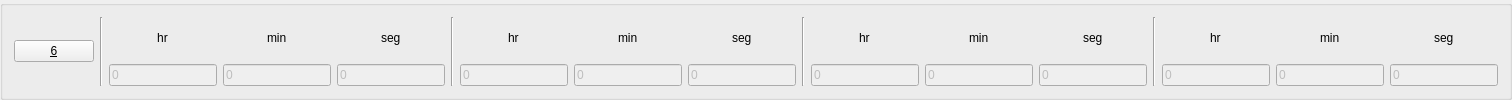
     <widget class="QGroupBox" name="groupBox_6">
      <property name="title">
       <string/>
      </property>
      <layout class="QHBoxLayout" name="horizontalLayout_84">
       <item>
        <layout class="QHBoxLayout" name="horizontalLayout_85">
         <item>
          <widget class="QPushButton" name="valve1_17">
           <property name="sizePolicy">
            <sizepolicy hsizetype="Expanding" vsizetype="Fixed">
             <horstretch>0</horstretch>
             <verstretch>0</verstretch>
            </sizepolicy>
           </property>
           <property name="text">
            <string>&amp;6</string>
           </property>
           <property name="checkable">
            <bool>true</bool>
           </property>
          </widget>
         </item>
         <item>
          <widget class="Line" name="line_63">
           <property name="orientation">
            <enum>Qt::Vertical</enum>
           </property>
          </widget>
         </item>
         <item>
          <layout class="QVBoxLayout" name="verticalLayout_203">
           <item alignment="Qt::AlignHCenter">
            <widget class="QLabel" name="label_207">
             <property name="sizePolicy">
              <sizepolicy hsizetype="Fixed" vsizetype="Preferred">
               <horstretch>0</horstretch>
               <verstretch>0</verstretch>
              </sizepolicy>
             </property>
             <property name="text">
              <string>hr</string>
             </property>
             <property name="alignment">
              <set>Qt::AlignCenter</set>
             </property>
            </widget>
           </item>
           <item>
            <widget class="QLineEdit" name="edit1_delayh_170">
             <property name="enabled">
              <bool>false</bool>
             </property>
             <property name="sizePolicy">
              <sizepolicy hsizetype="Expanding" vsizetype="Fixed">
               <horstretch>0</horstretch>
               <verstretch>0</verstretch>
              </sizepolicy>
             </property>
             <property name="styleSheet">
              <string notr="true"/>
             </property>
             <property name="text">
              <string>0</string>
             </property>
             <property name="placeholderText">
              <string/>
             </property>
            </widget>
           </item>
          </layout>
         </item>
         <item>
          <layout class="QVBoxLayout" name="verticalLayout_204">
           <item alignment="Qt::AlignHCenter">
            <widget class="QLabel" name="label_208">
             <property name="sizePolicy">
              <sizepolicy hsizetype="Fixed" vsizetype="Preferred">
               <horstretch>0</horstretch>
               <verstretch>0</verstretch>
              </sizepolicy>
             </property>
             <property name="text">
              <string>min</string>
             </property>
            </widget>
           </item>
           <item>
            <widget class="QLineEdit" name="edit1_delaym_17">
             <property name="enabled">
              <bool>false</bool>
             </property>
             <property name="text">
              <string>0</string>
             </property>
            </widget>
           </item>
          </layout>
         </item>
         <item>
          <layout class="QVBoxLayout" name="verticalLayout_205">
           <item alignment="Qt::AlignHCenter">
            <widget class="QLabel" name="label_209">
             <property name="sizePolicy">
              <sizepolicy hsizetype="Preferred" vsizetype="Preferred">
               <horstretch>0</horstretch>
               <verstretch>0</verstretch>
              </sizepolicy>
             </property>
             <property name="text">
              <string>seg</string>
             </property>
            </widget>
           </item>
           <item>
            <widget class="QLineEdit" name="edit1_delays_17">
             <property name="enabled">
              <bool>false</bool>
             </property>
             <property name="text">
              <string>0</string>
             </property>
            </widget>
           </item>
          </layout>
         </item>
        </layout>
       </item>
       <item>
        <widget class="Line" name="line_64">
         <property name="orientation">
          <enum>Qt::Vertical</enum>
         </property>
        </widget>
       </item>
       <item>
        <layout class="QHBoxLayout" name="horizontalLayout_86">
         <item>
          <layout class="QVBoxLayout" name="verticalLayout_206">
           <item alignment="Qt::AlignHCenter">
            <widget class="QLabel" name="label_210">
             <property name="sizePolicy">
              <sizepolicy hsizetype="Fixed" vsizetype="Preferred">
               <horstretch>0</horstretch>
               <verstretch>0</verstretch>
              </sizepolicy>
             </property>
             <property name="text">
              <string>hr</string>
             </property>
            </widget>
           </item>
           <item>
            <widget class="QLineEdit" name="edit1_delayh_171">
             <property name="enabled">
              <bool>false</bool>
             </property>
             <property name="sizePolicy">
              <sizepolicy hsizetype="Expanding" vsizetype="Fixed">
               <horstretch>0</horstretch>
               <verstretch>0</verstretch>
              </sizepolicy>
             </property>
             <property name="styleSheet">
              <string notr="true"/>
             </property>
             <property name="text">
              <string>0</string>
             </property>
             <property name="placeholderText">
              <string/>
             </property>
            </widget>
           </item>
          </layout>
         </item>
         <item>
          <layout class="QVBoxLayout" name="verticalLayout_207">
           <item alignment="Qt::AlignHCenter">
            <widget class="QLabel" name="label_211">
             <property name="sizePolicy">
              <sizepolicy hsizetype="Fixed" vsizetype="Preferred">
               <horstretch>0</horstretch>
               <verstretch>0</verstretch>
              </sizepolicy>
             </property>
             <property name="text">
              <string>min</string>
             </property>
            </widget>
           </item>
           <item>
            <widget class="QLineEdit" name="edit1_delayh_172">
             <property name="enabled">
              <bool>false</bool>
             </property>
             <property name="sizePolicy">
              <sizepolicy hsizetype="Expanding" vsizetype="Fixed">
               <horstretch>0</horstretch>
               <verstretch>0</verstretch>
              </sizepolicy>
             </property>
             <property name="styleSheet">
              <string notr="true"/>
             </property>
             <property name="text">
              <string>0</string>
             </property>
             <property name="placeholderText">
              <string/>
             </property>
            </widget>
           </item>
          </layout>
         </item>
         <item>
          <layout class="QVBoxLayout" name="verticalLayout_208">
           <item alignment="Qt::AlignHCenter">
            <widget class="QLabel" name="label_212">
             <property name="sizePolicy">
              <sizepolicy hsizetype="Fixed" vsizetype="Preferred">
               <horstretch>0</horstretch>
               <verstretch>0</verstretch>
              </sizepolicy>
             </property>
             <property name="text">
              <string>seg</string>
             </property>
            </widget>
           </item>
           <item>
            <widget class="QLineEdit" name="edit1_delayh_173">
             <property name="enabled">
              <bool>false</bool>
             </property>
             <property name="sizePolicy">
              <sizepolicy hsizetype="Expanding" vsizetype="Fixed">
               <horstretch>0</horstretch>
               <verstretch>0</verstretch>
              </sizepolicy>
             </property>
             <property name="styleSheet">
              <string notr="true"/>
             </property>
             <property name="text">
              <string>0</string>
             </property>
             <property name="placeholderText">
              <string/>
             </property>
            </widget>
           </item>
          </layout>
         </item>
        </layout>
       </item>
       <item>
        <widget class="Line" name="line_65">
         <property name="orientation">
          <enum>Qt::Vertical</enum>
         </property>
        </widget>
       </item>
       <item>
        <layout class="QHBoxLayout" name="horizontalLayout_87">
         <item>
          <layout class="QVBoxLayout" name="verticalLayout_209">
           <item alignment="Qt::AlignHCenter">
            <widget class="QLabel" name="label_213">
             <property name="sizePolicy">
              <sizepolicy hsizetype="Fixed" vsizetype="Preferred">
               <horstretch>0</horstretch>
               <verstretch>0</verstretch>
              </sizepolicy>
             </property>
             <property name="text">
              <string>hr</string>
             </property>
            </widget>
           </item>
           <item>
            <widget class="QLineEdit" name="edit1_delayh_174">
             <property name="enabled">
              <bool>false</bool>
             </property>
             <property name="sizePolicy">
              <sizepolicy hsizetype="Expanding" vsizetype="Fixed">
               <horstretch>0</horstretch>
               <verstretch>0</verstretch>
              </sizepolicy>
             </property>
             <property name="styleSheet">
              <string notr="true"/>
             </property>
             <property name="text">
              <string>0</string>
             </property>
             <property name="placeholderText">
              <string/>
             </property>
            </widget>
           </item>
          </layout>
         </item>
         <item>
          <layout class="QVBoxLayout" name="verticalLayout_210">
           <item alignment="Qt::AlignHCenter">
            <widget class="QLabel" name="label_214">
             <property name="sizePolicy">
              <sizepolicy hsizetype="Fixed" vsizetype="Preferred">
               <horstretch>0</horstretch>
               <verstretch>0</verstretch>
              </sizepolicy>
             </property>
             <property name="text">
              <string>min</string>
             </property>
            </widget>
           </item>
           <item>
            <widget class="QLineEdit" name="edit1_delayh_175">
             <property name="enabled">
              <bool>false</bool>
             </property>
             <property name="sizePolicy">
              <sizepolicy hsizetype="Expanding" vsizetype="Fixed">
               <horstretch>0</horstretch>
               <verstretch>0</verstretch>
              </sizepolicy>
             </property>
             <property name="styleSheet">
              <string notr="true"/>
             </property>
             <property name="text">
              <string>0</string>
             </property>
             <property name="placeholderText">
              <string/>
             </property>
            </widget>
           </item>
          </layout>
         </item>
         <item>
          <layout class="QVBoxLayout" name="verticalLayout_211">
           <item alignment="Qt::AlignHCenter">
            <widget class="QLabel" name="label_215">
             <property name="sizePolicy">
              <sizepolicy hsizetype="Fixed" vsizetype="Preferred">
               <horstretch>0</horstretch>
               <verstretch>0</verstretch>
              </sizepolicy>
             </property>
             <property name="text">
              <string>seg</string>
             </property>
            </widget>
           </item>
           <item>
            <widget class="QLineEdit" name="edit1_delayh_176">
             <property name="enabled">
              <bool>false</bool>
             </property>
             <property name="sizePolicy">
              <sizepolicy hsizetype="Expanding" vsizetype="Fixed">
               <horstretch>0</horstretch>
               <verstretch>0</verstretch>
              </sizepolicy>
             </property>
             <property name="styleSheet">
              <string notr="true"/>
             </property>
             <property name="text">
              <string>0</string>
             </property>
             <property name="placeholderText">
              <string/>
             </property>
            </widget>
           </item>
          </layout>
         </item>
        </layout>
       </item>
       <item>
        <widget class="Line" name="line_66">
         <property name="orientation">
          <enum>Qt::Vertical</enum>
         </property>
        </widget>
       </item>
       <item>
        <layout class="QHBoxLayout" name="horizontalLayout_88">
         <item>
          <layout class="QVBoxLayout" name="verticalLayout_212">
           <item alignment="Qt::AlignHCenter">
            <widget class="QLabel" name="label_216">
             <property name="sizePolicy">
              <sizepolicy hsizetype="Fixed" vsizetype="Preferred">
               <horstretch>0</horstretch>
               <verstretch>0</verstretch>
              </sizepolicy>
             </property>
             <property name="text">
              <string>hr</string>
             </property>
            </widget>
           </item>
           <item>
            <widget class="QLineEdit" name="edit1_delayh_177">
             <property name="enabled">
              <bool>false</bool>
             </property>
             <property name="sizePolicy">
              <sizepolicy hsizetype="Expanding" vsizetype="Fixed">
               <horstretch>0</horstretch>
               <verstretch>0</verstretch>
              </sizepolicy>
             </property>
             <property name="styleSheet">
              <string notr="true"/>
             </property>
             <property name="text">
              <string>0</string>
             </property>
             <property name="placeholderText">
              <string/>
             </property>
            </widget>
           </item>
          </layout>
         </item>
         <item>
          <layout class="QVBoxLayout" name="verticalLayout_213">
           <item alignment="Qt::AlignHCenter">
            <widget class="QLabel" name="label_217">
             <property name="sizePolicy">
              <sizepolicy hsizetype="Fixed" vsizetype="Preferred">
               <horstretch>0</horstretch>
               <verstretch>0</verstretch>
              </sizepolicy>
             </property>
             <property name="text">
              <string>min</string>
             </property>
            </widget>
           </item>
           <item>
            <widget class="QLineEdit" name="edit1_delayh_178">
             <property name="enabled">
              <bool>false</bool>
             </property>
             <property name="sizePolicy">
              <sizepolicy hsizetype="Expanding" vsizetype="Fixed">
               <horstretch>0</horstretch>
               <verstretch>0</verstretch>
              </sizepolicy>
             </property>
             <property name="styleSheet">
              <string notr="true"/>
             </property>
             <property name="text">
              <string>0</string>
             </property>
             <property name="placeholderText">
              <string/>
             </property>
            </widget>
           </item>
          </layout>
         </item>
         <item>
          <layout class="QVBoxLayout" name="verticalLayout_214">
           <item alignment="Qt::AlignHCenter">
            <widget class="QLabel" name="label_218">
             <property name="sizePolicy">
              <sizepolicy hsizetype="Fixed" vsizetype="Preferred">
               <horstretch>0</horstretch>
               <verstretch>0</verstretch>
              </sizepolicy>
             </property>
             <property name="text">
              <string>seg</string>
             </property>
            </widget>
           </item>
           <item>
            <widget class="QLineEdit" name="edit1_delayh_179">
             <property name="enabled">
              <bool>false</bool>
             </property>
             <property name="sizePolicy">
              <sizepolicy hsizetype="Expanding" vsizetype="Fixed">
               <horstretch>0</horstretch>
               <verstretch>0</verstretch>
              </sizepolicy>
             </property>
             <property name="styleSheet">
              <string notr="true"/>
             </property>
             <property name="text">
              <string>0</string>
             </property>
             <property name="placeholderText">
              <string/>
             </property>
            </widget>
           </item>
          </layout>
         </item>
        </layout>
       </item>
      </layout>
     </widget>
